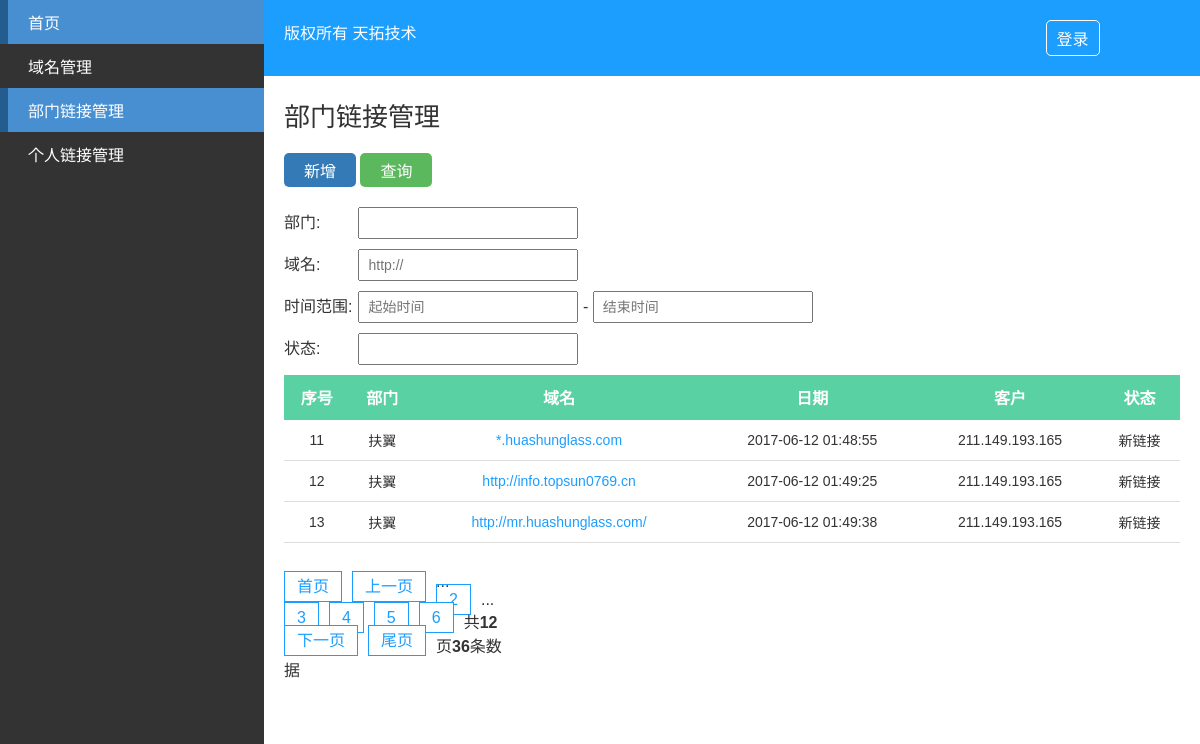
Page /dp-links.php?page=4 on the committed database.
### tables this page shows
CREATE TABLE `section_link` (
  `id` int(11) unsigned NOT NULL AUTO_INCREMENT,
  `section` varchar(64) NOT NULL,
  `domain` varchar(64) DEFAULT NULL,
  `time` int(11) DEFAULT NULL,
  `costomer` varchar(128) DEFAULT NULL,
  `state` varchar(32) DEFAULT NULL,
  `status` tinyint(1) NOT NULL DEFAULT '1' COMMENT '是否显示',
  PRIMARY KEY (`id`)
);

### library/PDO_class.php (called while the page is built, shortened)
<?php
require_once COMMON_PATH . "common.php";
class server
{
	private $server;
	public function __construct($config = array())
	{
		if(empty($config)) {
			$config = [
				'host'     => DB_HOST,
				'dbname'   => DB_NAME,
				'username' => DB_USER,
				'password' => DB_PSW,
			];
		}
		$this->server = new PDO("mysql:host=$config[host];dbname=$config[dbname];charset=utf8", $config['username'], $config['password']);
		$this->server->query("set names utf8");
	}
	function select($table, $where = '', $join = '', $desc = '', $limit = '', $search_felid = '')
	{
		$ifwhere    = '';
		$order      = '';
		$desc_limit = '';
		if (! empty($limit)) {
			$desc_limit = "limit {$limit}";
		}
		if(empty($search_felid)) $search_felid = '*';
		$Model = $this->server->prepare("SELECT {$search_felid} FROM {$table} {$join} {$ifwhere} {$order} {$desc_limit}");
		$Model->execute();
		return $Model->fetchAll(2);
	}
	public function total($table, $where='') {
		try {
			$ifwhere    = '';
			$result = $this->server->query("SELECT COUNT(*) AS total FROM {$table} {$ifwhere}");
			if($result) {
				foreach ($result as $v) {
		    		$total = $v['total'];
		  		}
			}
	  		return $total ? (int)$total : 0;
  		} catch (PDOException $e) {
	      exit($e->getMessage());
	    }
	}
}
?>

### common/common.php (called while the page is built, shortened)
<?php
	function get_search_url() {
		$url_get = '';
		foreach ($_GET as $key => $value) {
			if($key == 'page') continue;
			$url_get .= '&'. $key . '=' . $value;
		}
		return $url_get;
	}

### dp-links.php (the view, shortened to what this page needs)
<?php
require_once CLASS_PATH  . "PDO_class.php";
require_once COMMON_PATH . "common.php";
require_once CLASS_PATH  . 'page_class.php';
$pdo = new server();
$where = '';
if ($_GET) {
	$where = $where ? rtrim($where, ' AND') : '';
}
$count    = $pdo->total('section_link', $where);
$now_page = intval($_GET['page']) ? intval($_GET['page']) : 1;
$offset   = PAGE_NUM * ($now_page - 1);
$arrData =  $pdo->select('section_link', $where, '', '', "$offset," . PAGE_NUM);
?>
<!DOCTYPE html>
<html lang="en">
<head>
	<link rel="stylesheet" type="text/css" href="css/font/iconfont.css">
	<link rel="stylesheet" type="text/css" href="css/main.css">
</head>
<body>
	<div class="container clear">
		<?php require ('sidebar.php');?>
		<div class="container-right">
			<?php require ('header.php');?>
			<div class="main">
				<h2>部门链接管理</h2>
				<div class="operate">
					<a href="#" class="btn add">新增</a>
					<a href="javascript:document.search.submit()" class="btn search">查询</a>
				</div>
				<form action="#" method="GET" name="search">
					<div class="entry">
						<label>部门:</label>
						<input type="text" name="section" placeholder="">
					</div>
					<div class="entry">
						<label>域名:</label>
						<input type="text" name="domain" placeholder="http://">
					</div>
					<div class="entry">
						<label>时间范围:</label>
						<input type="text" name="start_time" placeholder="起始时间" onClick="WdatePicker()"> -
						<input type="text" name="end_time" placeholder="结束时间" onClick="WdatePicker()">
					</div>
					<div class="entry">
						<label>状态:</label>
						<input type="text" name="state" placeholder="">
					</div>
				</form>
				<div class="table">
					<table>
						<thead>
							<tr>
								<th>序号</th>
								<th>部门</th>
								<th>域名</th>
								<th>日期</th>
								<th>客户</th>
								<th>状态</th>
							</tr>
						</thead>
						<tbody>
						<?php if ($arrData): ?>
							<?php foreach ($arrData as $key => $value): ?>
								<tr>
									<td><?php echo $value['id'] ?></td>
									<td><?php echo $value['section'] ?></td>
									<td><a href="<?php echo $value['domain'] ?>" class="domainLink"><?php echo $value['domain'] ?></a></td>
									<td><?php echo date('Y-m-d H:i:s', $value['time']) ?></td>
									<td><?php echo $value['costomer'] ?></td>
									<td><?php echo $value['state'] ?></td>
								</tr>
							<?php endforeach ?>
						<?php endif ?>
						</tbody>
					</table>
					<div class="paginate">
						<ul class="clear">
							<?php if ($count > PAGE_NUM){
								$objPage  = new page($count, PAGE_NUM, $now_page, '?page={page}' . get_search_url());
								echo $objPage->myde_write();
							} ?>
						</ul>
					</div>
				</div>
			</div>
		</div>
	</div>
</body>
</html>

### css/main.css (style rules this page uses)
* { padding: 0; margin: 0; }
body { font-family: '微软雅黑', Arial, 'sans-serif' }
a:hover, a:link, a:visited, a:active { text-decoration: none; color: #fff; }
h2 { font-size: 26px; font-weight: lighter; padding-bottom: 20px; }
input { height: 28px; font-family: '微软雅黑', Arial, 'sans-serif'; font-size: 14px; line-height: 28px; padding: 0 8px; min-width: 200px; }
.clear { content: ''; display: table; clear: both; }
.btn { display: inline-block; padding: 5px 10px; background: #1c9efe; color: #fff; border-radius: 5px; transition: all .5s; -webkit-transition: all .5s; -o-transition: all .5s; }
.btn.add { background: #337ab7; }
.btn.search { background: #5cb85c; }
.container { width: 100%; }
.container-right { position: relative; float: right; width: 78%; background: #fff; color: #333; }
.main { padding: 20px; }
table { width: 100%; border-collapse: collapse; }
table thead { background: #59d1a3; color: #fff; }
table tbody tr { transition: all .5s; -webkit-transition: all .5s; -o-transition: all .5s; }
table td, table th { padding: 10px 5px; text-align: center; }
table td { border-bottom: 1px solid #ddd; font-size: 14px; word-wrap:break-word; }
table td a.domainLink:link, table td a.domainLink:visited, table td a.domainLink:active { color: #1c9efe; display: inline-block; max-width: 180px; }
table th { border-bottom: 1px solid #59d1a3; }
.operate { padding-bottom: 20px; }
.operate a { display: inline-block; padding: 5px 20px; }
form .entry { padding-bottom: 10px; }
form .entry label { display: inline-block; min-width: 70px; }
.paginate { margin: 30px 0 15px; }

### rows in the picture
section_link: id "11", section "扶翼", domain "*.huashunglass.com", time "2017-06-12 01:48:55", costomer "211.149.193.165", state "新链接"
section_link: id "12", section "扶翼", domain "http://info.topsun0769.cn", time "2017-06-12 01:49:25", costomer "211.149.193.165", state "新链接"
section_link: id "13", section "扶翼", domain "http://mr.huashunglass.com/", time "2017-06-12 01:49:38", costomer "211.149.193.165", state "新链接"

### other values in the picture
$this->myde_page_count "12"
$this->myde_total "36"
